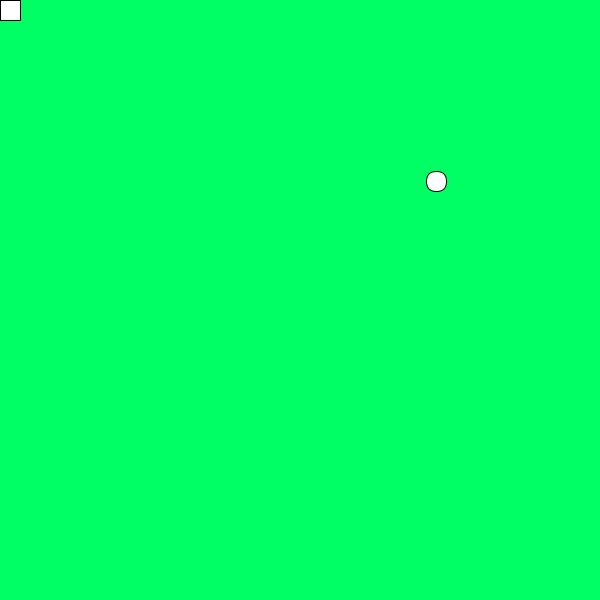
Frame 1 (no input)
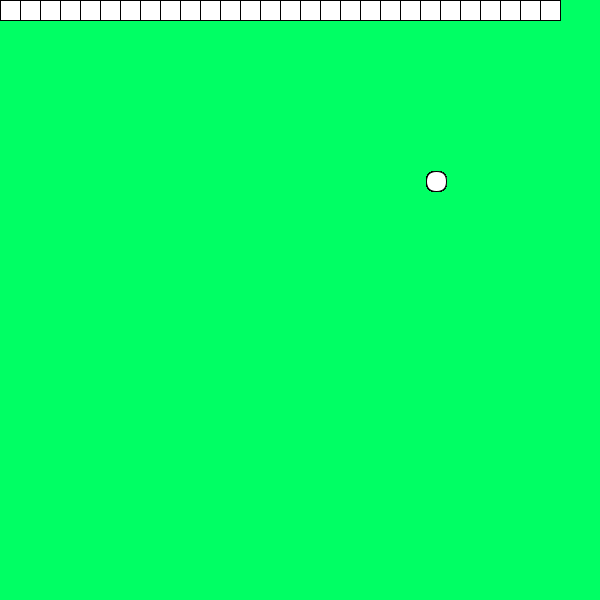
Frame 60 (the mouse pressed at the canvas centre just before this capture)
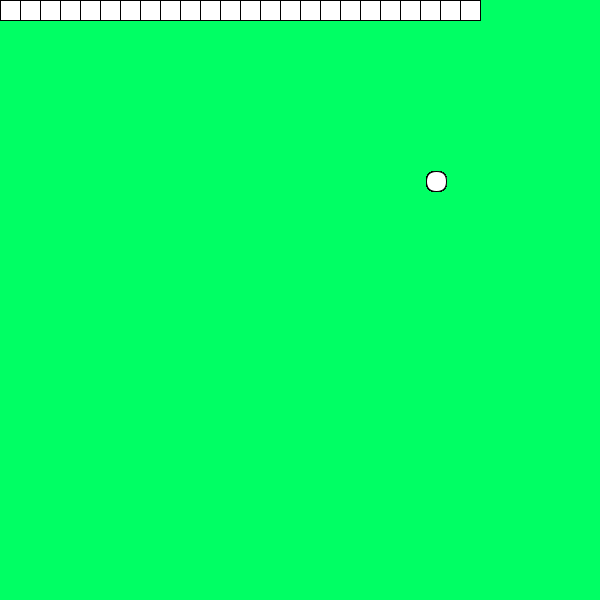
Frame 120 (the mouse held since frame 60 and released just before this capture)

The Processing sketch that drew these frames (run headless with seeded random() and noise(); from frame 60 on, the mouse is pressed at the canvas centre):

// Processing sketch: Snake
// ── Snake.pde
int directionX = 20;
int directionY = 0;
boolean directionU = false;
boolean directionD = false;
boolean directionR = true;
boolean directionL = false;
int x = -20;
int y = 0;
float foodX = random ( 0, 660);
float foodY = random (0, 660);

void setup() {
  background(0, 255, 100);
  size (600, 600);
}

void draw() {
  // Food
  rect (foodX, foodY, 20, 20, 10);

  // update Snake Direction
  x = x + directionX;
  y = y + directionY;
  rect(x, y, 20, 20);
  delay(100);

  //Death from Sides
  if (x < 0) {
    background(0, 255, 100);
    directionX = 20;
    directionY = 0;
    x = -20;
    y = 0;
  }
  if (x > width) {
    background(0, 255, 100);
    directionX = 20;
    directionY = 0;
    x = -20;
    y = 0;
  }
  if (y < 0) {
    background(0, 255, 100);
    directionX = 20;
    directionY = 0;
    x = -20;
    y = 0;
  }
  if (y > height) {
    background(0, 255, 100);
    directionX = 20;
    directionY = 0;
    x = -20;
    y = 0;
  }
}

void keyPressed() {
  switch(keyCode) {
  case UP:
    directionU = true;
    directionD = false;
    directionL = false;
    directionR = false;
    directionX = 0;
    directionY = -20;
    break;
  case DOWN:
    directionU = false;
    directionD = true;
    directionL = false;
    directionR = false;
    directionX = 0;
    directionY = 20;
    break;
  case LEFT:
    directionU = false;
    directionD = false;
    directionL = true;
    directionR = false;
    directionX = -20;
    directionY = 0;
    break;
  case RIGHT:
    directionU = false;
    directionD = false;
    directionL = false;
    directionR = true;
    directionX = 20;
    directionY = 0;
    break;
  }
}
